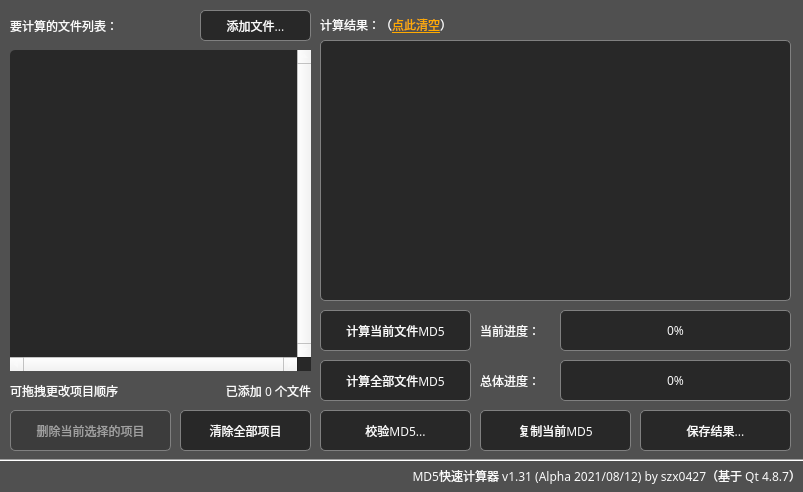
<?xml version="1.0" encoding="UTF-8"?>
<ui version="4.0">
 <class>MainWindow</class>
 <widget class="QWidget" name="MainWindow">
  <property name="geometry">
   <rect>
    <x>0</x>
    <y>0</y>
    <width>803</width>
    <height>492</height>
   </rect>
  </property>
  <property name="font">
   <font>
    <family>微软雅黑</family>
    <pointsize>9</pointsize>
   </font>
  </property>
  <property name="acceptDrops">
   <bool>true</bool>
  </property>
  <property name="windowTitle">
   <string>MD5快速计算器（v1.31 α）</string>
  </property>
  <property name="windowIcon">
   <iconset resource="res.qrc">
    <normaloff>:/logo/icon.png</normaloff>:/logo/icon.png</iconset>
  </property>
  <property name="styleSheet">
   <string notr="true">*{
color:rgb(250, 250, 250);
font: 9pt &quot;微软雅黑&quot;;
}
QPushButton{
color:rgb(250, 250, 250);
border:1px solid rgb(128, 128, 128);
background-color: rgb(40 ,40 ,40);
width: 60px;
height: 30px;
border-radius:5px;
}
QPushButton:hover{
border-color:rgb(255, 170, 0);
}
QPushButton:pressed{
background-color: rgb(255, 170, 0);
border-color: rgb(128, 128, 128);
color:black;
}
QPushButton:disabled{
background-color: rgb(60, 60, 60);
color: rgb(160, 160, 160);
}
QTextEdit, QLineEdit{
background-color: rgb(40 ,40 ,40);
border:1px solid rgb(128, 128, 128);
border-radius:5px;
}
#MainWindow, #CompareWnd, QDialog{
background-color: rgb(80, 80, 80);
}
#stcResult{
color:rgb(250, 250, 250);
font: 9pt &quot;微软雅黑&quot;;
font-weight: bold;
}
QListWidget{
background-color: rgb(40, 40, 40);
border-radius:5px;
}
QListWidget::item:hover{
border: none;
background: none;
}
QListWidget::item:selected{
color: rgb(40,40,40);
background-color: rgb(255, 170, 0);
border: none;
border-radius:5px;
}
QProgressBar{
	font:9pt;
	border-radius:5px;
	text-align:center;
	border:1px solid #808080;
	background-color: rgb(40, 40, 40);
}
QProgressBar:chunk{
	border-radius:5px;
	background-color:rgb(255, 170, 0);
}</string>
  </property>
  <widget class="QPushButton" name="btnOpenFile">
   <property name="geometry">
    <rect>
     <x>200</x>
     <y>10</y>
     <width>111</width>
     <height>31</height>
    </rect>
   </property>
   <property name="text">
    <string>添加文件...</string>
   </property>
   <property name="flat">
    <bool>false</bool>
   </property>
  </widget>
  <widget class="QLabel" name="lnkClear">
   <property name="geometry">
    <rect>
     <x>320</x>
     <y>10</y>
     <width>171</width>
     <height>31</height>
    </rect>
   </property>
   <property name="text">
    <string>&lt;html&gt;&lt;head/&gt;&lt;body&gt;&lt;p&gt;计算结果：（&lt;a href=&quot;javascript:void(0)&quot;&gt;&lt;span style=&quot; text-decoration: underline; color:#ffaa00;&quot;&gt;点此清空&lt;/span&gt;&lt;/a&gt;）&lt;/p&gt;&lt;/body&gt;&lt;/html&gt;</string>
   </property>
   <property name="textFormat">
    <enum>Qt::AutoText</enum>
   </property>
  </widget>
  <widget class="QTextEdit" name="edtMd5">
   <property name="geometry">
    <rect>
     <x>320</x>
     <y>40</y>
     <width>471</width>
     <height>261</height>
    </rect>
   </property>
   <property name="lineWrapMode">
    <enum>QTextEdit::NoWrap</enum>
   </property>
   <property name="readOnly">
    <bool>true</bool>
   </property>
   <property name="html">
    <string>&lt;!DOCTYPE HTML PUBLIC &quot;-//W3C//DTD HTML 4.0//EN&quot; &quot;http://www.w3.org/TR/REC-html40/strict.dtd&quot;&gt;
&lt;html&gt;&lt;head&gt;&lt;meta name=&quot;qrichtext&quot; content=&quot;1&quot; /&gt;&lt;style type=&quot;text/css&quot;&gt;
p, li { white-space: pre-wrap; }
&lt;/style&gt;&lt;/head&gt;&lt;body style=&quot; font-family:'微软雅黑'; font-size:9pt; font-weight:400; font-style:normal;&quot;&gt;
&lt;p style=&quot;-qt-paragraph-type:empty; margin-top:0px; margin-bottom:0px; margin-left:0px; margin-right:0px; -qt-block-indent:0; text-indent:0px;&quot;&gt;&lt;br /&gt;&lt;/p&gt;&lt;/body&gt;&lt;/html&gt;</string>
   </property>
   <property name="textInteractionFlags">
    <set>Qt::TextSelectableByMouse</set>
   </property>
  </widget>
  <widget class="QPushButton" name="btnCalc">
   <property name="geometry">
    <rect>
     <x>320</x>
     <y>310</y>
     <width>151</width>
     <height>41</height>
    </rect>
   </property>
   <property name="text">
    <string>计算当前文件MD5</string>
   </property>
   <property name="default">
    <bool>true</bool>
   </property>
  </widget>
  <widget class="QPushButton" name="btnCompare">
   <property name="geometry">
    <rect>
     <x>320</x>
     <y>410</y>
     <width>151</width>
     <height>41</height>
    </rect>
   </property>
   <property name="text">
    <string>校验MD5...</string>
   </property>
   <property name="default">
    <bool>false</bool>
   </property>
  </widget>
  <widget class="QLabel" name="stcAbout">
   <property name="enabled">
    <bool>true</bool>
   </property>
   <property name="geometry">
    <rect>
     <x>20</x>
     <y>460</y>
     <width>781</width>
     <height>31</height>
    </rect>
   </property>
   <property name="text">
    <string>MD5快速计算器 v1.31 (Alpha 2021/08/12) by szx0427（基于 Qt 4.8.7）</string>
   </property>
   <property name="alignment">
    <set>Qt::AlignRight|Qt::AlignTrailing|Qt::AlignVCenter</set>
   </property>
  </widget>
  <widget class="QLabel" name="label">
   <property name="geometry">
    <rect>
     <x>480</x>
     <y>310</y>
     <width>71</width>
     <height>41</height>
    </rect>
   </property>
   <property name="text">
    <string>当前进度：</string>
   </property>
  </widget>
  <widget class="QProgressBar" name="progMd5">
   <property name="geometry">
    <rect>
     <x>560</x>
     <y>310</y>
     <width>231</width>
     <height>41</height>
    </rect>
   </property>
   <property name="value">
    <number>0</number>
   </property>
  </widget>
  <widget class="QPushButton" name="btnSaveResult">
   <property name="geometry">
    <rect>
     <x>640</x>
     <y>410</y>
     <width>151</width>
     <height>41</height>
    </rect>
   </property>
   <property name="text">
    <string>保存结果...</string>
   </property>
   <property name="default">
    <bool>false</bool>
   </property>
  </widget>
  <widget class="QPushButton" name="btnCopyMd5">
   <property name="enabled">
    <bool>true</bool>
   </property>
   <property name="geometry">
    <rect>
     <x>480</x>
     <y>410</y>
     <width>151</width>
     <height>41</height>
    </rect>
   </property>
   <property name="text">
    <string>复制当前MD5</string>
   </property>
   <property name="default">
    <bool>false</bool>
   </property>
  </widget>
  <widget class="Line" name="line">
   <property name="geometry">
    <rect>
     <x>0</x>
     <y>450</y>
     <width>931</width>
     <height>20</height>
    </rect>
   </property>
   <property name="orientation">
    <enum>Qt::Horizontal</enum>
   </property>
  </widget>
  <widget class="QListWidget" name="listFiles">
   <property name="geometry">
    <rect>
     <x>10</x>
     <y>50</y>
     <width>301</width>
     <height>321</height>
    </rect>
   </property>
   <property name="verticalScrollBarPolicy">
    <enum>Qt::ScrollBarAlwaysOn</enum>
   </property>
   <property name="horizontalScrollBarPolicy">
    <enum>Qt::ScrollBarAlwaysOn</enum>
   </property>
   <property name="dragEnabled">
    <bool>true</bool>
   </property>
   <property name="dragDropMode">
    <enum>QAbstractItemView::DragDrop</enum>
   </property>
   <property name="defaultDropAction">
    <enum>Qt::MoveAction</enum>
   </property>
  </widget>
  <widget class="QPushButton" name="btnDelCur">
   <property name="enabled">
    <bool>false</bool>
   </property>
   <property name="geometry">
    <rect>
     <x>10</x>
     <y>410</y>
     <width>161</width>
     <height>41</height>
    </rect>
   </property>
   <property name="text">
    <string>删除当前选择的项目</string>
   </property>
  </widget>
  <widget class="QPushButton" name="btnDelAll">
   <property name="geometry">
    <rect>
     <x>180</x>
     <y>410</y>
     <width>131</width>
     <height>41</height>
    </rect>
   </property>
   <property name="text">
    <string>清除全部项目</string>
   </property>
  </widget>
  <widget class="QLabel" name="label_2">
   <property name="geometry">
    <rect>
     <x>10</x>
     <y>10</y>
     <width>151</width>
     <height>31</height>
    </rect>
   </property>
   <property name="text">
    <string>要计算的文件列表：</string>
   </property>
  </widget>
  <widget class="QLabel" name="stcCount">
   <property name="geometry">
    <rect>
     <x>180</x>
     <y>380</y>
     <width>131</width>
     <height>21</height>
    </rect>
   </property>
   <property name="text">
    <string>已添加 0 个文件</string>
   </property>
   <property name="alignment">
    <set>Qt::AlignRight|Qt::AlignTrailing|Qt::AlignVCenter</set>
   </property>
  </widget>
  <widget class="QPushButton" name="btnCalcAll">
   <property name="geometry">
    <rect>
     <x>320</x>
     <y>360</y>
     <width>151</width>
     <height>41</height>
    </rect>
   </property>
   <property name="text">
    <string>计算全部文件MD5</string>
   </property>
  </widget>
  <widget class="QLabel" name="label_4">
   <property name="geometry">
    <rect>
     <x>480</x>
     <y>360</y>
     <width>72</width>
     <height>41</height>
    </rect>
   </property>
   <property name="text">
    <string>总体进度：</string>
   </property>
  </widget>
  <widget class="QProgressBar" name="progAll">
   <property name="geometry">
    <rect>
     <x>560</x>
     <y>360</y>
     <width>231</width>
     <height>41</height>
    </rect>
   </property>
   <property name="value">
    <number>0</number>
   </property>
  </widget>
  <widget class="QLabel" name="label_5">
   <property name="geometry">
    <rect>
     <x>10</x>
     <y>380</y>
     <width>161</width>
     <height>21</height>
    </rect>
   </property>
   <property name="text">
    <string>可拖拽更改项目顺序</string>
   </property>
  </widget>
 </widget>
 <layoutdefault spacing="6" margin="11"/>
 <resources>
  <include location="res.qrc"/>
 </resources>
 <connections/>
</ui>
